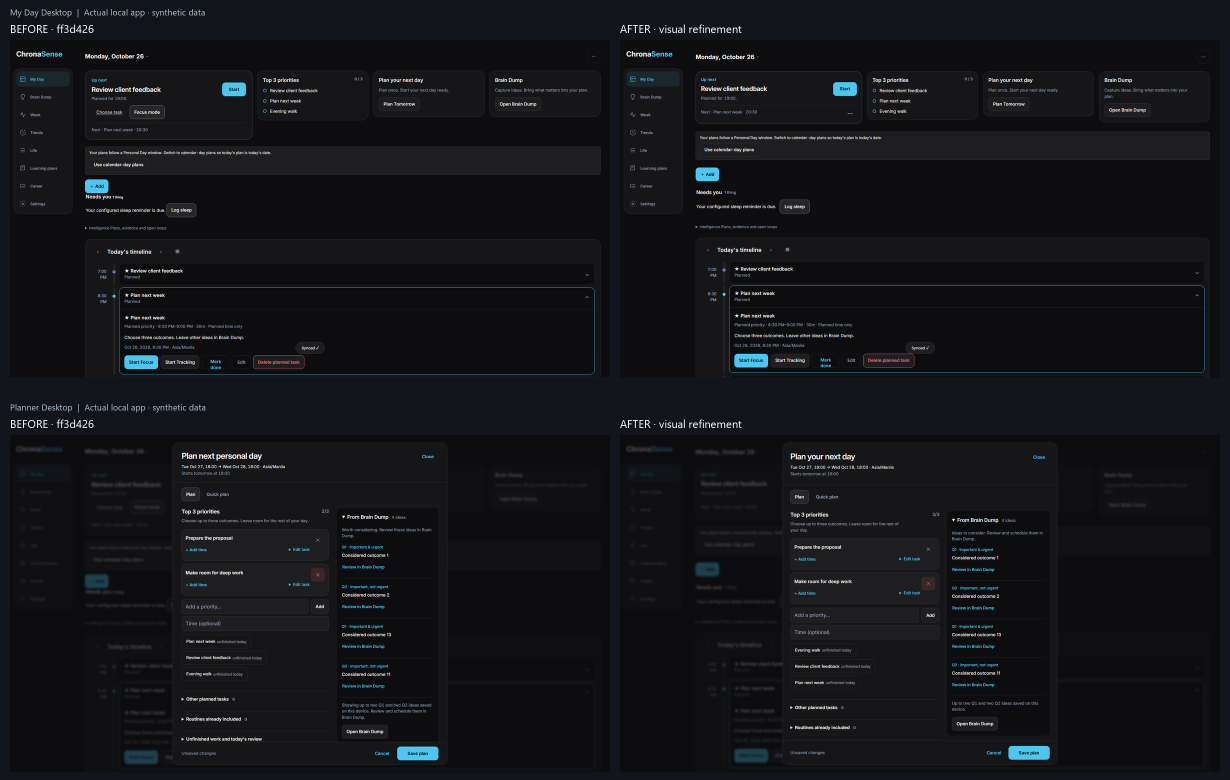
#> input picture review-artifacts/task-033-visual-refinement/desktop-before-after.png, 2460 x 1560 px, given in place of my-day-desktop.png, which was not available (shown at 1/2 size)
$ python compose.py
#> lines starting #> are read from the running program, lines starting #| are printed output that depends on the picture; pictures that were not available may be replaced by others from this repository, and a replacement may not be noted
"""Labeled comparison sheets made only from actual, unretouched app captures."""
from pathlib import Path
from PIL import Image, ImageDraw, ImageFont

HERE = Path(__file__).resolve().parent
FONT = ImageFont.truetype('C:/Windows/Fonts/segoeui.ttf', 22)
SMALL = ImageFont.truetype('C:/Windows/Fonts/segoeui.ttf', 17)
BG = '#11151b'

def pair(name, width):
#> called with name = 'my-day-desktop', width = 1200
    images = []
    for phase in ('before', 'after'):
        shot = Image.open(HERE / phase / f'{name}.png').convert('RGB')
#> shot is the input picture: PIL image 2460x1560 RGB; mean R, G, B 19.6, 21, 24.1
        shot = shot.resize((width, round(shot.height * width / shot.width)), Image.Resampling.LANCZOS)
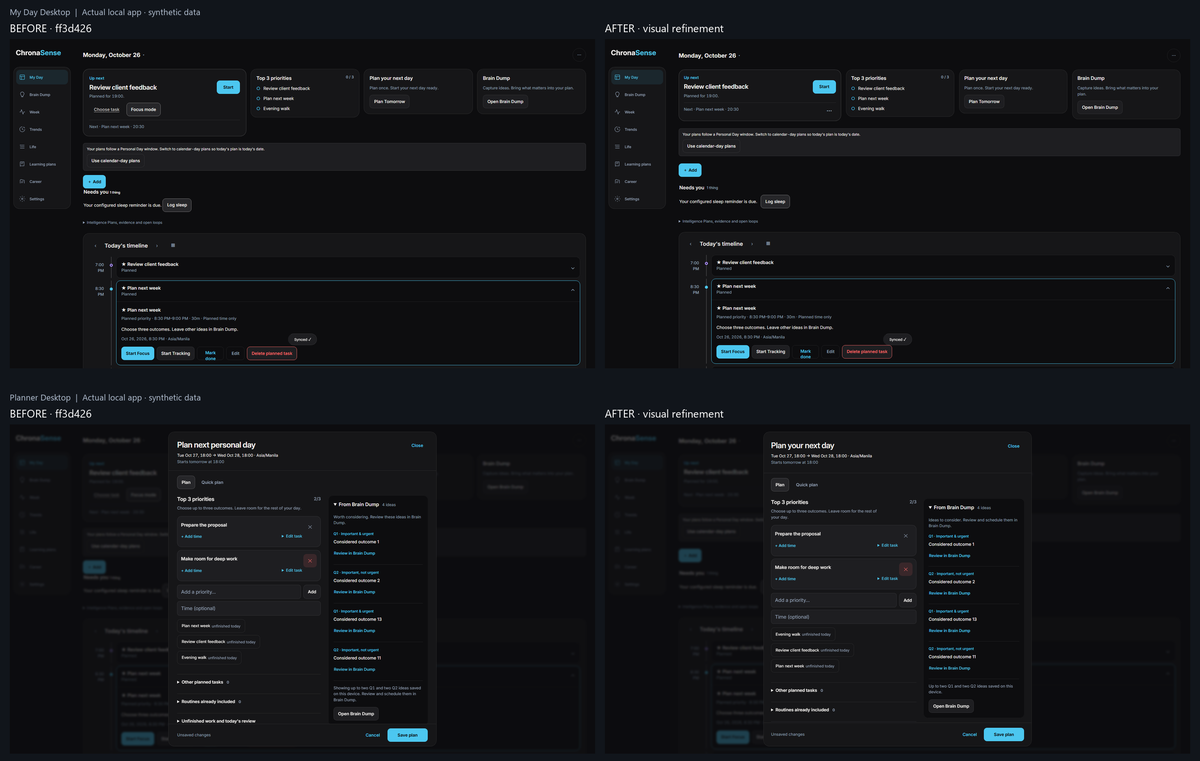
#> shot: PIL image 1200x761 RGB; mean R, G, B 19.6, 21, 24.1
        images.append(shot)
    sheet = Image.new('RGB', (width * 2 + 60, max(i.height for i in images) + 95), BG)
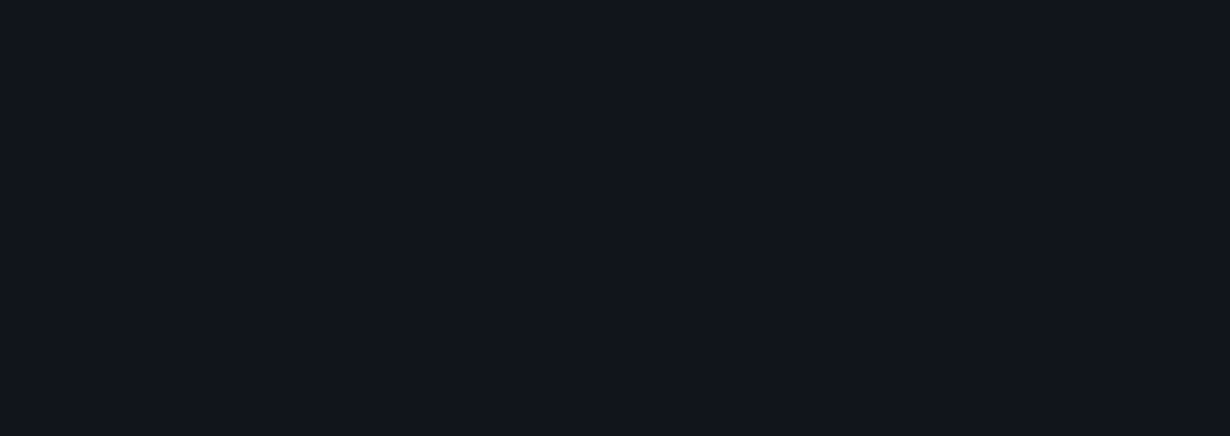
#> sheet: PIL image 2460x872 RGB (shown at 1/2 size); mean R, G, B 17, 21, 27
    draw = ImageDraw.Draw(sheet)
    draw.text((20, 12), f'{name.replace("-", " ").title()}  |  Actual local app · synthetic data', font=SMALL, fill='#b5c2d4')
    for index, (phase, shot) in enumerate(zip(('BEFORE · ff3d426', 'AFTER · visual refinement'), images)):
        x = 20 + index * (width + 20)
        draw.text((x, 42), phase, font=FONT, fill='white')
        sheet.paste(shot, (x, 80))
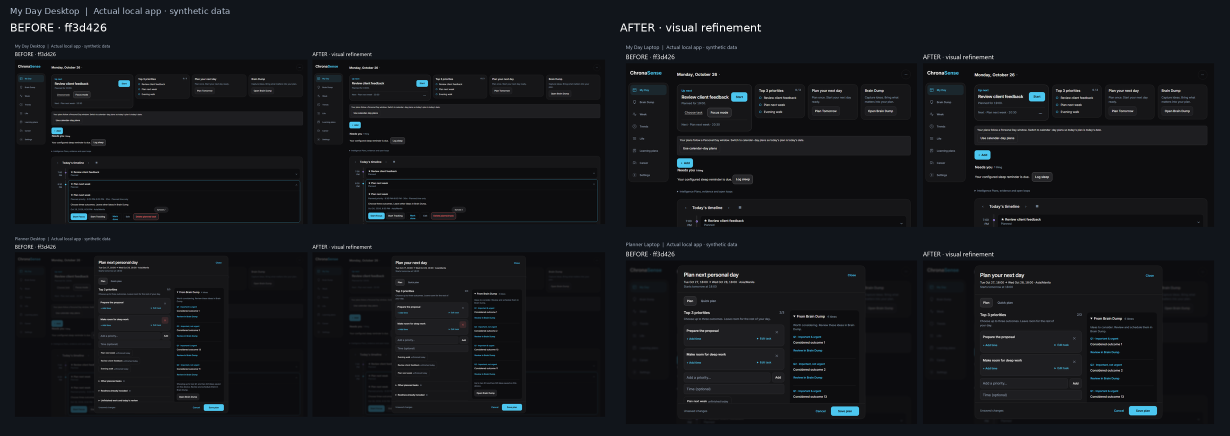
#> sheet: PIL image 2460x872 RGB (shown at 1/2 size); mean R, G, B 20.4, 22.2, 25.8
    sheet.save(HERE / f'{name}-before-after.png')
    return sheet

for name, width in [('my-day-desktop', 1200), ('planner-desktop', 1200), ('my-day-laptop', 1000), ('planner-laptop', 1000), ('my-day-mobile', 390), ('planner-mobile', 390), ('my-day-mobile-detail', 390)]:
    pair(name, width)
#> pass 2 of the loop `for name, width in [('my-day-desktop', 1200), ('planner-desktop', 1200..`:
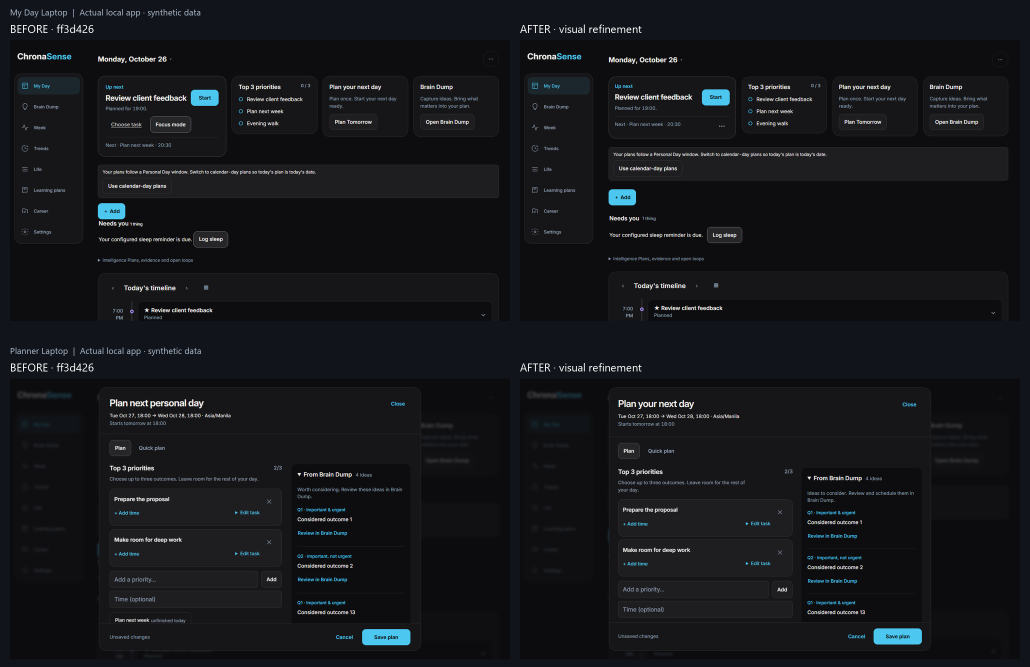
#> input picture review-artifacts/task-033-visual-refinement/laptop-before-after.png, 2060 x 1334 px, given in place of planner-desktop.png, which was not available (shown at 1/2 size)
#> in pair, shot is the input picture: PIL image 2060x1334 RGB; mean R, G, B 21.4, 23.1, 26.3
#> in pair (call 2), `shot = shot.resize((width, round(shot.height * width / shot.width)), I..`:
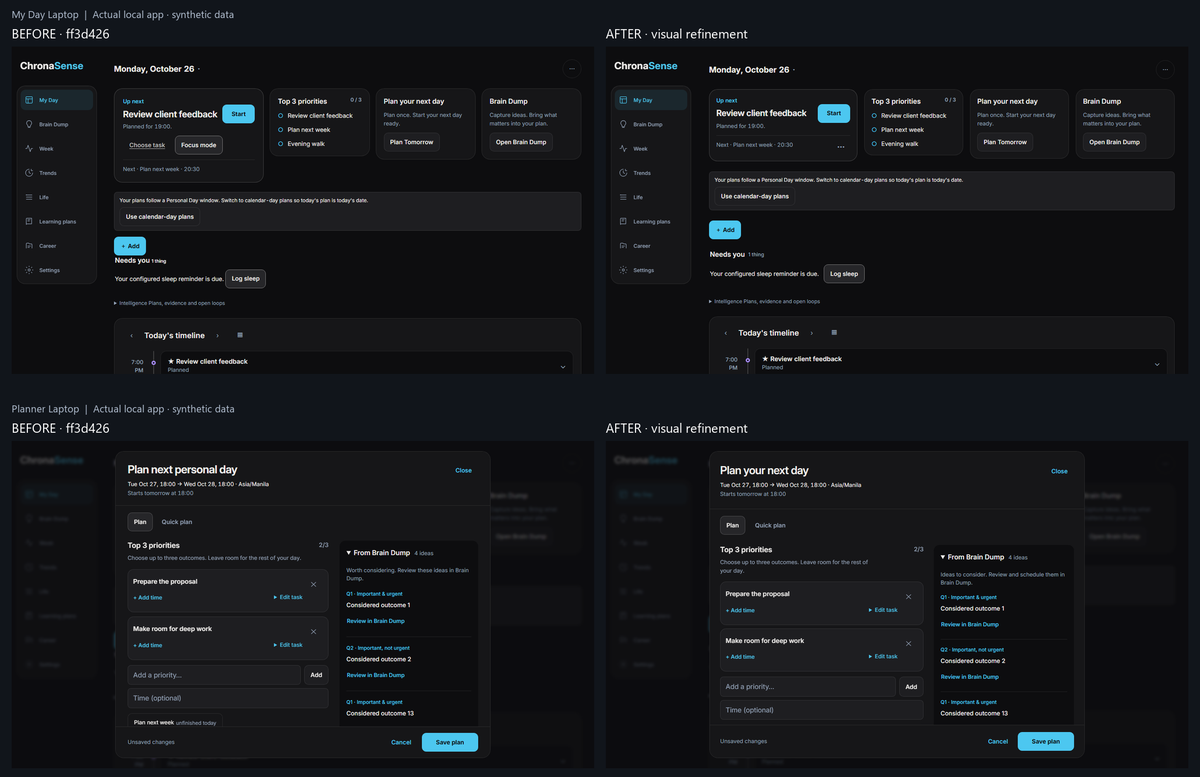
#> shot: PIL image 1200x777 RGB; mean R, G, B 21.4, 23.1, 26.3
#> (the run stopped early here; a loop or call above may not have finished)
